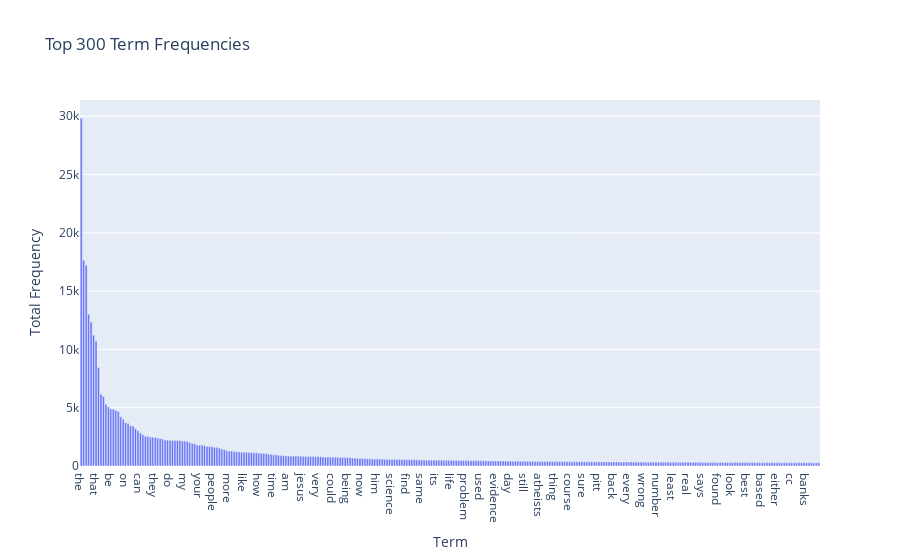

The code cell stored with this chart in its notebook:
### Markdown cell above
### >>> **Exercise 12 (take home):**
If you want a nicer interactive visualization here, I would encourage you try to install and use plotly to achieve this.

### Code cell
# Answer here
import plotly.express as px
import pandas as pd

# 假設你已經有：
# terms = count_vect.get_feature_names_out()
# term_frequencies = X_counts.sum(axis=0).A1

df = pd.DataFrame({
    "term": terms,
    "frequency": term_frequencies
})

# 取出前 30 名高頻詞
df_top = df.sort_values(by="frequency", ascending=False).head(300)

# 建立互動式長條圖
fig = px.bar(
    df_top,
    x="term",
    y="frequency",
    title="Top 300 Term Frequencies",
    labels={"term": "Term", "frequency": "Total Frequency"},
    hover_data=["frequency"]
)

# 顯示
fig.show()

### Figure 1 — Plotly figure (JSON) as saved in the notebook; plotly's stock layout.template omitted (floating-point values rounded to 4 significant figures; data arrays with more than 128 entries replaced by an {"elided": "..."} marker saying what was removed)
{"data": [{"hovertemplate": "Term=%{x}<br>Total Frequency=%{y}<extra></extra>", "legendgroup": "", "marker": {"color": "#636efa", "pattern": {"shape": ""}}, "name": "", "orientation": "v", "showlegend": false, "textposition": "auto", "type": "bar", "x": {"elided": "300 str values"}, "xaxis": "x", "y": {"elided": "300 int values"}, "yaxis": "y"}], "layout": {"barmode": "relative", "legend": {"tracegroupgap": 0}, "title": {"text": "Top 300 Term Frequencies"}, "xaxis": {"anchor": "y", "domain": [0, 1], "title": {"text": "Term"}}, "yaxis": {"anchor": "x", "domain": [0, 1], "title": {"text": "Total Frequency"}}}}
